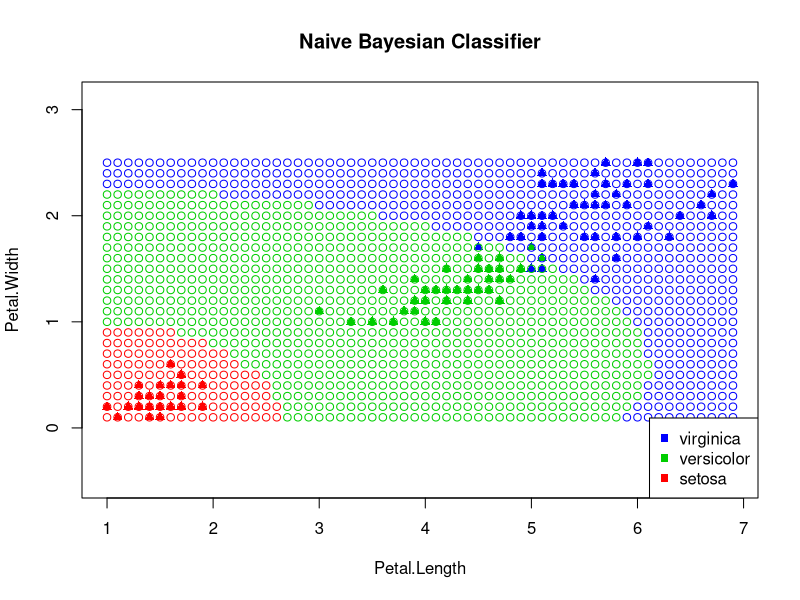

Recreate this plot in R.
colors <- c("setosa" = "red", "versicolor" = "green3", "virginica" = "blue")
plot(iris[, 3:4], pch = 17, bg = colors[iris$Species], col = colors[iris$Species], asp = 1)
title ("Naive Bayesian Classifier")

naiveBayesianClassifier <- function(point) { 

  m <- length(levels(iris$Species)) # number of classes (3)
  p <- c(0,0,0) # distribution density
  
  answer <- data.frame(1:m, levels(iris$Species))
  colnames(answer) <- c("OptimalBayesianRule", "Species")
  P_apriori <- 1 / 3 # apriori probability
  petalwidth <- c(0.246,1.326,2.026)
  petalwidthSigm <- c(0.1054,0.1978,0.2747)
  petalenght <- c(1.462,4.26,5.552)
  petalenghtSigm <- c(0.1737,0.4699,0.5519)

  p[1]<-log2(P_apriori) +log2(dnorm(point[4], mean = petalwidth[1], sd = petalwidthSigm[1], log = FALSE)) +log2(dnorm(point[3], mean = petalenght[1], sd = petalenghtSigm[1], log = FALSE))
  p[2]<-log2(P_apriori) +log2(dnorm(point[4], mean = petalwidth[2], sd = petalwidthSigm[2], log = FALSE))+log2(dnorm(point[3], mean = petalenght[2], sd = petalenghtSigm[2], log = FALSE))
  p[3]<-log2(P_apriori) +log2(dnorm(point[4], mean = petalwidth[3], sd = petalwidthSigm[3], log = FALSE))+log2(dnorm(point[3], mean = petalenght[3], sd = petalenghtSigm[3], log = FALSE))
 
  return(match(max(p), p))
}

col3 <- seq(from = min(iris[, 3]), to = max(iris[, 3]), by = 0.1)
col4 <- seq(from = min(iris[, 4]), to = max(iris[, 4]), by = 0.1)

for(i in col3) {
  for(j in col4) {
    point <- c(0, 0, i, j)
    points(point[3], point[4],  pch = 21, col = colors[naiveBayesianClassifier(point)])
  }
}

legend("bottomright", c("virginica", "versicolor", "setosa"), pch = c(15,15,15), col = c("blue", "green3", "red"))
